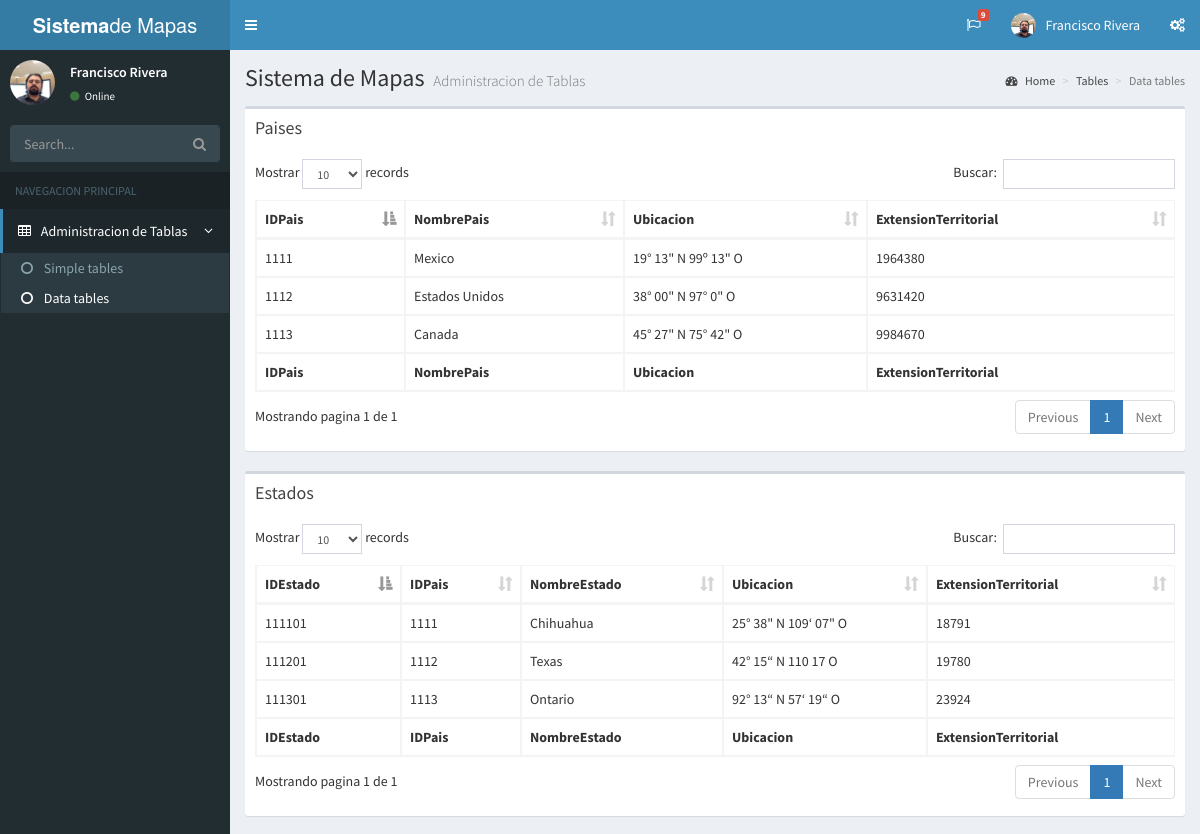
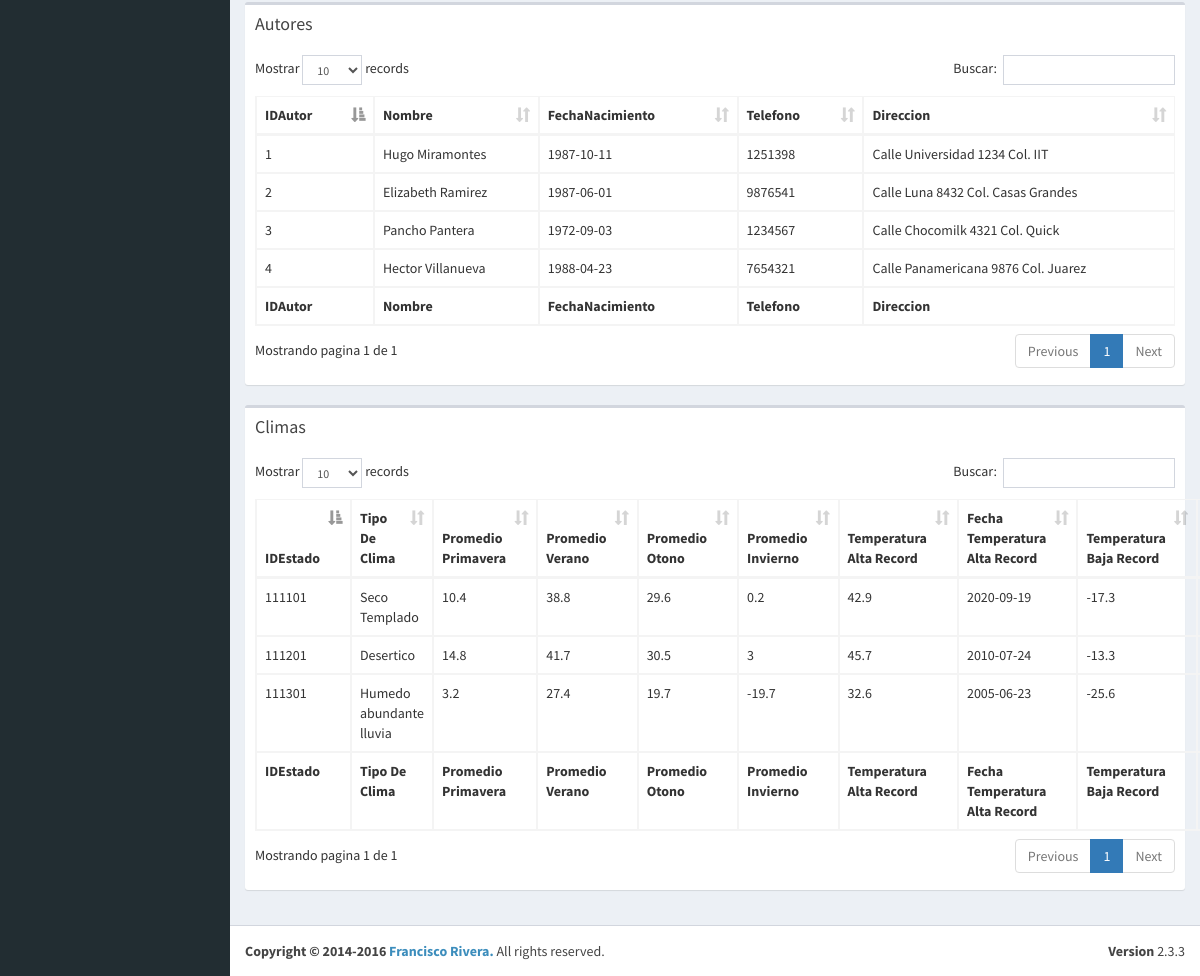
/www/tables.php, run on the app's committed database (2 pictures, top to bottom).
### tables this page shows
create table Pais
	(
		IDPais int,
		NombrePais char(30),
		Ubicacion char(30),
		ExtensionTerritorial float,
		primary key (IDPais)
	);

create table Estado
	(
		IDEstado int,
		IDPais int,
		NombreEstado char(30),
		Ubicacion char(30),
		ExtensionTerritorial float,
		primary key (IDEstado),
		FOREIGN key (IDPais) REFERENCES Pais(IDPais)
	);

create table Autores
	(
		IDAutor int,
		Nombre char(60),
		FechaNacimiento date,
		Telefono int,
		Direccion char(60),
		primary key (IDAutor)
	);

create table Climas
	(
		IDEstado int,
		TipoDeClima char(30),
		PromedioClimaPrimavera float,
		PromedioClimaVerano float,
		PromedioClimaOtono float,
		PromedioClimaInvierno float,
		TemperaturaAltaRecord float,
		FechaTemperaturaAltaRecord date,
		TemperaturaBajaRecord float,
		FechaTemperaturaBajaRecord date,
		primary key (IDEstado),
		FOREIGN key (IDEstado) REFERENCES Estado(IDEstado)

	);

### www/tables.php (the view, shortened to what this page needs)
<!DOCTYPE html>
<html>
<head>
  <link rel="stylesheet" href="./bootstrap/css/bootstrap.min.css">
  <link rel="stylesheet" href="https://cdnjs.cloudflare.com/ajax/libs/font-awesome/4.5.0/css/font-awesome.min.css">
  <link rel="stylesheet" href="https://cdnjs.cloudflare.com/ajax/libs/ionicons/2.0.1/css/ionicons.min.css">
  <link rel="stylesheet" href="./plugins/datatables/dataTables.bootstrap.css">
  <link rel="stylesheet" href="./dist/css/AdminLTE.min.css">
  <link rel="stylesheet" href="./dist/css/skins/_all-skins.min.css">
</head>
<body class="hold-transition skin-blue sidebar-mini">
<div class="wrapper">
  <header class="main-header">
    <a href="./index2.html" class="logo">
      <span class="logo-lg"><b>Sistema</b>de Mapas</span>
    </a>
    <nav class="navbar navbar-static-top">
      <a href="#" class="sidebar-toggle" data-toggle="offcanvas" role="button">
      </a>
      <div class="navbar-custom-menu">
        <ul class="nav navbar-nav">
          <li class="dropdown tasks-menu">
            <a href="#" class="dropdown-toggle" data-toggle="dropdown">
              <i class="fa fa-flag-o"></i>
              <span class="label label-danger">9</span>
            </a>
          </li>
          <li class="dropdown user user-menu">
            <a href="#" class="dropdown-toggle" data-toggle="dropdown">
              <img src="./dist/img/user2-160x160.jpg" class="user-image" alt="User Image">
              <span class="hidden-xs">Francisco Rivera</span>
            </a>
          </li>
          <li>
            <a href="#" data-toggle="control-sidebar"><i class="fa fa-gears"></i></a>
          </li>
        </ul>
      </div>
    </nav>
  </header>
  <aside class="main-sidebar">
    <section class="sidebar">
      <div class="user-panel">
        <div class="pull-left image">
          <img src="./dist/img/user2-160x160.jpg" class="img-circle" alt="User Image">
        </div>
        <div class="pull-left info">
          <p>Francisco Rivera</p>
          <a href="#"><i class="fa fa-circle text-success"></i> Online</a>
        </div>
      </div>
      <form action="#" method="get" class="sidebar-form">
        <div class="input-group">
          <input type="text" name="q" class="form-control" placeholder="Search...">
              <span class="input-group-btn">
                <button type="submit" name="search" id="search-btn" class="btn btn-flat"><i class="fa fa-search"></i>
                </button>
              </span>
        </div>
      </form>
      <ul class="sidebar-menu">
        <li class="header">NAVEGACION PRINCIPAL</li>
        <li class="treeview active">
          <a href="#">
            <i class="fa fa-table"></i> <span>Administracion de Tablas</span>
            <i class="fa fa-angle-left pull-right"></i>
          </a>
          <ul class="treeview-menu">
            <li><a href="simple.html"><i class="fa fa-circle-o"></i> Simple tables</a></li>
            <li class="active"><a href="data.html"><i class="fa fa-circle-o"></i> Data tables</a></li>
          </ul>
        </li>
      </ul>
    </section>
  </aside>
  <div class="content-wrapper">
    <section class="content-header">
      <h1>
        Sistema de Mapas
        <small>Administracion de Tablas</small>
      </h1>
      <ol class="breadcrumb">
        <li><a href="#"><i class="fa fa-dashboard"></i> Home</a></li>
        <li><a href="#">Tables</a></li>
        <li class="active">Data tables</li>
      </ol>
    </section>
 <?php
  $mysqli = new mysqli('127.0.0.1','webaccess','webAxs20_','SistemaDeMapas');
  mysqli_set_charset($mysqli, 'utf8');
  ?>
    <section class="content">
      <div class="row">
        <div class="col-xs-12">
          <div class="box">
            <div class="box-header">
              <h3 class="box-title">Paises</h3>
            </div>
            <div class="box-body">
              <table id="table_paises" class="table table-bordered table-hover">
                <thead>
                <tr>
                  <th>IDPais</th>
                  <th>NombrePais </th>
                  <th>Ubicacion</th>
                  <th>ExtensionTerritorial</th>
                </tr>
                </thead>
                <tbody>
                <?php $result = $mysqli->query("select * from Pais");
                    while($row = $result->fetch_assoc()){?>
                <tr>
                  <td><?echo $row['IDPais'] ?> </td>
                  <td><?echo $row['NombrePais'] ?> </td>
                  <td><?echo $row['Ubicacion'] ?> </td>
                  <td><?echo $row['ExtensionTerritorial'] ?> </td>
                </tr>
                  <?php }?>
                </tbody>
                <tfoot>
                <tr>
                   <th>IDPais</th>
                  <th>NombrePais </th>
                  <th>Ubicacion</th>
                  <th>ExtensionTerritorial</th>
                </tr>
                </tfoot>
              </table>
            </div>
          </div>
          <div class="box">
            <div class="box-header">
              <h3 class="box-title">Estados</h3>
            </div>
            <div class="box-body">
              <table id="table_estados" class="table table-bordered table-hover">
                <thead>
                <tr>
                  <th>IDEstado</th>
                  <th>IDPais</th>
                  <th>NombreEstado</th>
                  <th>Ubicacion</th>
                  <th>ExtensionTerritorial</th>
                </tr>
                </thead>
                <tbody>
                <?php $result = $mysqli->query("select * from Estado");
                    while($row = $result->fetch_assoc()){?>
                <tr>
                  <td><?echo $row['IDEstado'] ?> </td>
                  <td><?echo $row['IDPais'] ?> </td>
                  <td><?echo $row['NombreEstado'] ?> </td>
                  <td><?echo $row['Ubicacion'] ?> </td>
                  <td><?echo $row['ExtensionTerritorial'] ?> </td>
                </tr>
                  <?php }?>
                </tbody>
                <tfoot>
                <tr>
                  <th>IDEstado</th>
                  <th>IDPais</th>
                  <th>NombreEstado</th>
                  <th>Ubicacion</th>
                  <th>ExtensionTerritorial</th>
                </tr>
                </tfoot>
              </table>
            </div>
          </div>
          <div class="box">
            <div class="box-header">
              <h3 class="box-title">Autores</h3>
            </div>
            <div class="box-body">
              <table id="table_autores" class="table table-bordered table-hover">
                <thead>
                <tr>
                  <th>IDAutor</th>
                  <th>Nombre</th>
                  <th>FechaNacimiento</th>
                  <th>Telefono</th>
                  <th>Direccion</th>
                </tr>
                </thead>
                <tbody>
                <?php $result = $mysqli->query("select * from Autores");
                    while($row = $result->fetch_assoc()){?>
                <tr>
                  <td><?echo $row['IDAutor'] ?> </td>
                  <td><?echo $row['Nombre'] ?> </td>
                  <td><?echo $row['FechaNacimiento'] ?> </td>
                  <td><?echo $row['Telefono'] ?> </td>
                  <td><?echo $row['Direccion'] ?> </td>
                </tr>
                  <?php }?>
                </tbody>
                <tfoot>
                <tr>
                  <th>IDAutor</th>
                  <th>Nombre</th>
                  <th>FechaNacimiento</th>
                  <th>Telefono</th>
                  <th>Direccion</th>
                </tr>
                </tfoot>
              </table>
            </div>
          </div>
          <div class="box">
            <div class="box-header">
              <h3 class="box-title">Climas</h3>
            </div>
            <div class="box-body">
              <table id="table_climas" class="table table-bordered table-hover">
                <thead>
                <tr>
                  <th>IDEstado </th>
                  <th>Tipo De Clima </th>
                  <th>Promedio Primavera </th>
                  <th>Promedio Verano </th>
                  <th>Promedio Otono </th>
                  <th>Promedio Invierno </th>
                  <th>Temperatura Alta Record </th>
                  <th>Fecha Temperatura Alta Record </th>
                  <th>Temperatura Baja Record </th>
                  <th>Fecha Temperatura Baja Record</th>
                </tr>
                </thead>
                <tbody>
                <?php $result = $mysqli->query("select * from Climas");
                    while($row = $result->fetch_assoc()){?>
                <tr>
                  <td><?echo $row['IDEstado'] ?> </td>
                  <td><?echo $row['TipoDeClima'] ?> </td>
                  <td><?echo $row['PromedioClimaPrimavera'] ?> </td>
                  <td><?echo $row['PromedioClimaVerano'] ?> </td>
                  <td><?echo $row['PromedioClimaOtono'] ?> </td>
                  <td><?echo $row['PromedioClimaInvierno'] ?> </td>
                  <td><?echo $row['TemperaturaAltaRecord'] ?> </td>
                  <td><?echo $row['FechaTemperaturaAltaRecord'] ?> </td>
                  <td><?echo $row['TemperaturaBajaRecord'] ?> </td>
                  <td><?echo $row['FechaTemperaturaBajaRecord'] ?> </td>
                </tr>
                  <?php }?>
                </tbody>
                <tfoot>
                <tr>
                  <th>IDEstado </th>
                  <th>Tipo De Clima </th>
                  <th>Promedio Primavera </th>
                  <th>Promedio Verano </th>
                  <th>Promedio Otono </th>
                  <th>Promedio Invierno </th>
                  <th>Temperatura Alta Record </th>
                  <th>Fecha Temperatura Alta Record </th>
                  <th>Temperatura Baja Record </th>
                  <th>Fecha Temperatura Baja Record</th>
                </tr>
                </tfoot>
              </table>
            </div>
          </div>
        </div>
      </div>
    </section>
  </div>
  <footer class="main-footer">
    <div class="pull-right hidden-xs">
      <b>Version</b> 2.3.3
    </div>
    <strong>Copyright &copy; 2014-2016 <a href="http://www.linkedin.com/in/francisco-rivera-8a279297" target="_blank"> Francisco Rivera.</a></strong> All rights
    reserved.
  </footer>
</div>
</body>
</html>

### data on the page
pais: IDPais "1111", NombrePais "Mexico", Ubicacion "19° 13\" N 99º 13\" O", ExtensionTerritorial "1964380"
pais: IDPais "1112", NombrePais "Estados Unidos", Ubicacion "38° 00\" N 97° 0\" O", ExtensionTerritorial "9631420"
pais: IDPais "1113", NombrePais "Canada", Ubicacion "45° 27\" N 75° 42\" O", ExtensionTerritorial "9984670"
estado: IDEstado "111101", IDPais "1111", NombreEstado "Chihuahua", Ubicacion "25° 38\" N 109‘ 07\" O", ExtensionTerritorial "18791"
estado: IDEstado "111201", IDPais "1112", NombreEstado "Texas", Ubicacion "42° 15“ N 110 17 O", ExtensionTerritorial "19780"
estado: IDEstado "111301", IDPais "1113", NombreEstado "Ontario", Ubicacion "92° 13“ N 57‘ 19“ O", ExtensionTerritorial "23924"
autores: IDAutor "1", Nombre "Hugo Miramontes", FechaNacimiento "1987-10-11", Telefono "1251398", Direccion "Calle Universidad 1234 Col. IIT"
autores: IDAutor "2", Nombre "Elizabeth Ramirez", FechaNacimiento "1987-06-01", Telefono "9876541", Direccion "Calle Luna 8432 Col. Casas Grandes"
autores: IDAutor "3", Nombre "Pancho Pantera", FechaNacimiento "1972-09-03", Telefono "1234567", Direccion "Calle Chocomilk 4321 Col. Quick"
autores: IDAutor "4", Nombre "Hector Villanueva", FechaNacimiento "1988-04-23", Telefono "7654321", Direccion "Calle Panamericana 9876 Col. Juarez"
climas: IDEstado "111101", TipoDeClima "Seco Templado", PromedioClimaPrimavera "10.4", PromedioClimaVerano "38.8", PromedioClimaOtono "29.6", PromedioClimaInvierno "0.2", TemperaturaAltaRecord "42.9", FechaTemperaturaAltaRecord "2020-09-19", TemperaturaBajaRecord "-17.3"
climas: IDEstado "111201", TipoDeClima "Desertico", PromedioClimaPrimavera "14.8", PromedioClimaVerano "41.7", PromedioClimaOtono "30.5", PromedioClimaInvierno "3", TemperaturaAltaRecord "45.7", FechaTemperaturaAltaRecord "2010-07-24", TemperaturaBajaRecord "-13.3"
climas: IDEstado "111301", TipoDeClima "Humedo abundante lluvia", PromedioClimaPrimavera "3.2", PromedioClimaVerano "27.4", PromedioClimaOtono "19.7", PromedioClimaInvierno "-19.7", TemperaturaAltaRecord "32.6", FechaTemperaturaAltaRecord "2005-06-23", TemperaturaBajaRecord "-25.6"
